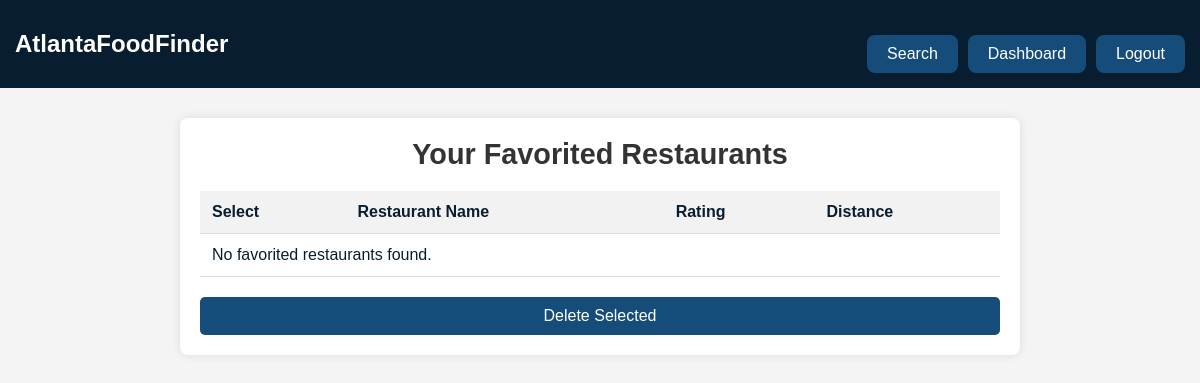
The app's page /finder/dashboard/ (signed in), older data.
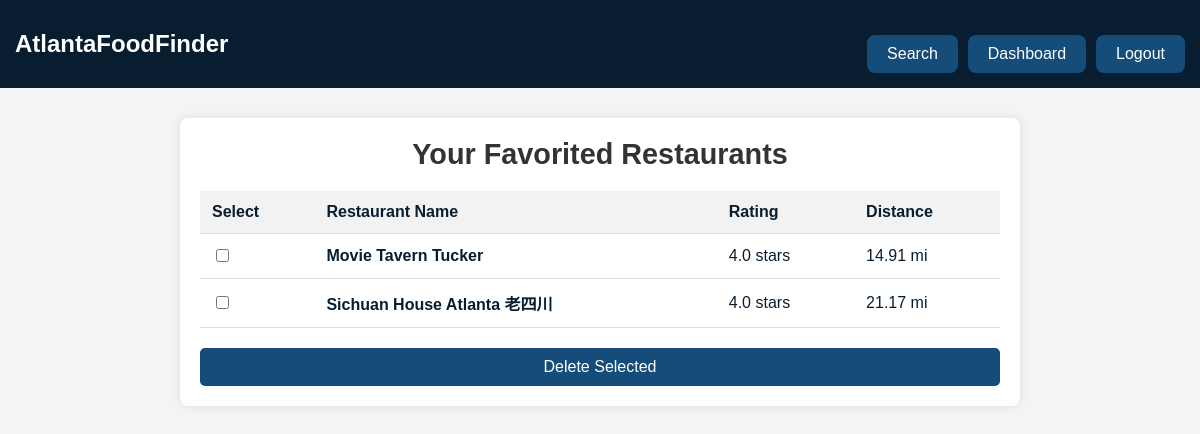
The same page, newer data.
### finder/models.py (models this page shows, shortened)
class Favorite(models.Model):
    user = models.ForeignKey(User, on_delete=models.CASCADE)  # Ensures that each favorite is tied to a user
    restaurant_name = models.CharField(max_length=255)
    address = models.CharField(max_length=255)  # Ensure the address is stored
    rating = models.DecimalField(max_digits=3, decimal_places=1)
    distance = models.DecimalField(max_digits=5, decimal_places=2)

### finder/views.py (the view)
# urls.py: path('finder/dashboard/', views.dashboard, name='dashboard'),
@login_required(login_url='my-login')
def dashboard(request):
    favorites = Favorite.objects.filter(user=request.user)
    return render(request, 'finder/dashboard.html', {'favorites': favorites})

### finder/templates/finder/dashboard.html (shortened to what this page needs)
{% extends 'finder/base.html' %}
{% load static %}
{% block content %}
<head>
  <link rel="stylesheet" href="/static/css/dashboard.css">
</head>
<div class="dashboard-container">
  <h1>Your Favorited Restaurants</h1>
  <div class="restaurant-list">
    <table>
      <thead>
        <tr>
          <th>Select</th>
          <th>Restaurant Name</th>
          <th>Rating</th>
          <th>Distance</th>
        </tr>
      </thead>
      <tbody id="restaurant-tbody">
        {% for favorite in favorites %}
        <tr>
          <td>
            <input type="checkbox" class="select-restaurant" value="{{ favorite.id }}">
          </td>
          <td><strong>{{ favorite.restaurant_name }}</strong></td>
          <td>{{ favorite.rating }} stars</td>
          <td>{{ favorite.distance }} mi</td>
        </tr>
        {% empty %}
        <tr>
          <td colspan="4">No favorited restaurants found.</td>
        </tr>
        {% endfor %}
      </tbody>
    </table>
  </div>
  <button id="delete-selected" class="action-btn">Delete Selected</button>
</div>
{% endblock %}

Row changes from the older to the newer data that the page shows:
added Favorite: restaurant_name "Movie Tavern Tucker", rating "4.0", distance "14.91"
now on this page (row edited): Favorite: restaurant_name "Sichuan House Atlanta 老四川", rating "4.0", distance "21.17"
Text that changed along with them:
text no longer shown: "No favorited restaurants found."
